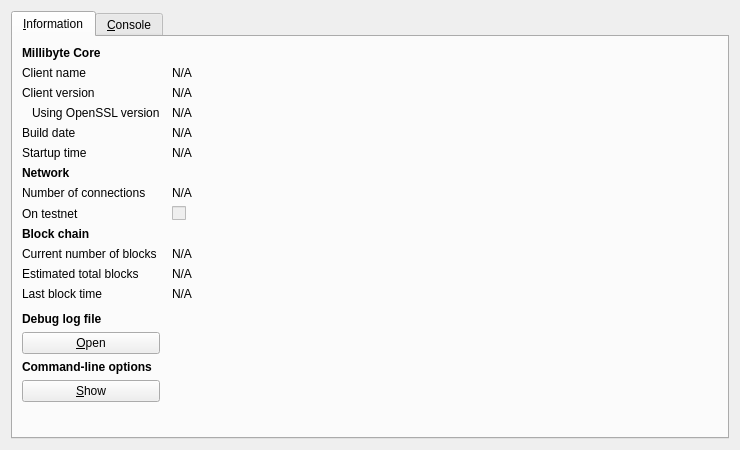
<?xml version="1.0" encoding="UTF-8"?>
<ui version="4.0">
 <class>RPCConsole</class>
 <widget class="QDialog" name="RPCConsole">
  <property name="geometry">
   <rect>
    <x>0</x>
    <y>0</y>
    <width>740</width>
    <height>450</height>
   </rect>
  </property>
  <property name="windowTitle">
   <string>Millibyte - Debug window</string>
  </property>
  <layout class="QVBoxLayout" name="verticalLayout_2">
   <item>
    <widget class="QTabWidget" name="tabWidget">
     <property name="currentIndex">
      <number>0</number>
     </property>
     <widget class="QWidget" name="tab_info">
      <attribute name="title">
       <string>&amp;Information</string>
      </attribute>
      <layout class="QGridLayout" name="gridLayout" columnstretch="0,1">
       <property name="horizontalSpacing">
        <number>12</number>
       </property>
       <item row="0" column="0">
        <widget class="QLabel" name="label_9">
         <property name="font">
          <font>
           <weight>75</weight>
           <bold>true</bold>
          </font>
         </property>
         <property name="text">
          <string>Millibyte Core</string>
         </property>
        </widget>
       </item>
       <item row="1" column="0">
        <widget class="QLabel" name="label_5">
         <property name="text">
          <string>Client name</string>
         </property>
        </widget>
       </item>
       <item row="1" column="1">
        <widget class="QLabel" name="clientName">
         <property name="cursor">
          <cursorShape>IBeamCursor</cursorShape>
         </property>
         <property name="text">
          <string>N/A</string>
         </property>
         <property name="textFormat">
          <enum>Qt::PlainText</enum>
         </property>
         <property name="textInteractionFlags">
          <set>Qt::LinksAccessibleByMouse|Qt::TextSelectableByKeyboard|Qt::TextSelectableByMouse</set>
         </property>
        </widget>
       </item>
       <item row="2" column="0">
        <widget class="QLabel" name="label_6">
         <property name="text">
          <string>Client version</string>
         </property>
        </widget>
       </item>
       <item row="2" column="1">
        <widget class="QLabel" name="clientVersion">
         <property name="cursor">
          <cursorShape>IBeamCursor</cursorShape>
         </property>
         <property name="text">
          <string>N/A</string>
         </property>
         <property name="textFormat">
          <enum>Qt::PlainText</enum>
         </property>
         <property name="textInteractionFlags">
          <set>Qt::LinksAccessibleByMouse|Qt::TextSelectableByKeyboard|Qt::TextSelectableByMouse</set>
         </property>
        </widget>
       </item>
       <item row="3" column="0">
        <widget class="QLabel" name="label_14">
         <property name="text">
          <string>Using OpenSSL version</string>
         </property>
         <property name="indent">
          <number>10</number>
         </property>
        </widget>
       </item>
       <item row="3" column="1">
        <widget class="QLabel" name="openSSLVersion">
         <property name="cursor">
          <cursorShape>IBeamCursor</cursorShape>
         </property>
         <property name="text">
          <string>N/A</string>
         </property>
         <property name="textFormat">
          <enum>Qt::PlainText</enum>
         </property>
         <property name="textInteractionFlags">
          <set>Qt::LinksAccessibleByMouse|Qt::TextSelectableByKeyboard|Qt::TextSelectableByMouse</set>
         </property>
        </widget>
       </item>
       <item row="4" column="0">
        <widget class="QLabel" name="label_12">
         <property name="text">
          <string>Build date</string>
         </property>
        </widget>
       </item>
       <item row="4" column="1">
        <widget class="QLabel" name="buildDate">
         <property name="cursor">
          <cursorShape>IBeamCursor</cursorShape>
         </property>
         <property name="text">
          <string>N/A</string>
         </property>
         <property name="textFormat">
          <enum>Qt::PlainText</enum>
         </property>
         <property name="textInteractionFlags">
          <set>Qt::LinksAccessibleByMouse|Qt::TextSelectableByKeyboard|Qt::TextSelectableByMouse</set>
         </property>
        </widget>
       </item>
       <item row="5" column="0">
        <widget class="QLabel" name="label_13">
         <property name="text">
          <string>Startup time</string>
         </property>
        </widget>
       </item>
       <item row="5" column="1">
        <widget class="QLabel" name="startupTime">
         <property name="cursor">
          <cursorShape>IBeamCursor</cursorShape>
         </property>
         <property name="text">
          <string>N/A</string>
         </property>
         <property name="textFormat">
          <enum>Qt::PlainText</enum>
         </property>
         <property name="textInteractionFlags">
          <set>Qt::LinksAccessibleByMouse|Qt::TextSelectableByKeyboard|Qt::TextSelectableByMouse</set>
         </property>
        </widget>
       </item>
       <item row="6" column="0">
        <widget class="QLabel" name="label_11">
         <property name="font">
          <font>
           <weight>75</weight>
           <bold>true</bold>
          </font>
         </property>
         <property name="text">
          <string>Network</string>
         </property>
        </widget>
       </item>
       <item row="7" column="0">
        <widget class="QLabel" name="label_7">
         <property name="text">
          <string>Number of connections</string>
         </property>
        </widget>
       </item>
       <item row="7" column="1">
        <widget class="QLabel" name="numberOfConnections">
         <property name="cursor">
          <cursorShape>IBeamCursor</cursorShape>
         </property>
         <property name="text">
          <string>N/A</string>
         </property>
         <property name="textFormat">
          <enum>Qt::PlainText</enum>
         </property>
         <property name="textInteractionFlags">
          <set>Qt::LinksAccessibleByMouse|Qt::TextSelectableByKeyboard|Qt::TextSelectableByMouse</set>
         </property>
        </widget>
       </item>
       <item row="8" column="0">
        <widget class="QLabel" name="label_8">
         <property name="text">
          <string>On testnet</string>
         </property>
        </widget>
       </item>
       <item row="8" column="1">
        <widget class="QCheckBox" name="isTestNet">
         <property name="enabled">
          <bool>false</bool>
         </property>
         <property name="text">
          <string/>
         </property>
        </widget>
       </item>
       <item row="9" column="0">
        <widget class="QLabel" name="label_10">
         <property name="font">
          <font>
           <weight>75</weight>
           <bold>true</bold>
          </font>
         </property>
         <property name="text">
          <string>Block chain</string>
         </property>
        </widget>
       </item>
       <item row="10" column="0">
        <widget class="QLabel" name="label_3">
         <property name="text">
          <string>Current number of blocks</string>
         </property>
        </widget>
       </item>
       <item row="10" column="1">
        <widget class="QLabel" name="numberOfBlocks">
         <property name="cursor">
          <cursorShape>IBeamCursor</cursorShape>
         </property>
         <property name="text">
          <string>N/A</string>
         </property>
         <property name="textFormat">
          <enum>Qt::PlainText</enum>
         </property>
         <property name="textInteractionFlags">
          <set>Qt::LinksAccessibleByMouse|Qt::TextSelectableByKeyboard|Qt::TextSelectableByMouse</set>
         </property>
        </widget>
       </item>
       <item row="11" column="0">
        <widget class="QLabel" name="label_4">
         <property name="text">
          <string>Estimated total blocks</string>
         </property>
        </widget>
       </item>
       <item row="11" column="1">
        <widget class="QLabel" name="totalBlocks">
         <property name="cursor">
          <cursorShape>IBeamCursor</cursorShape>
         </property>
         <property name="text">
          <string>N/A</string>
         </property>
         <property name="textFormat">
          <enum>Qt::PlainText</enum>
         </property>
         <property name="textInteractionFlags">
          <set>Qt::LinksAccessibleByMouse|Qt::TextSelectableByKeyboard|Qt::TextSelectableByMouse</set>
         </property>
        </widget>
       </item>
       <item row="12" column="0">
        <widget class="QLabel" name="label_2">
         <property name="text">
          <string>Last block time</string>
         </property>
        </widget>
       </item>
       <item row="12" column="1">
        <widget class="QLabel" name="lastBlockTime">
         <property name="cursor">
          <cursorShape>IBeamCursor</cursorShape>
         </property>
         <property name="text">
          <string>N/A</string>
         </property>
         <property name="textFormat">
          <enum>Qt::PlainText</enum>
         </property>
         <property name="textInteractionFlags">
          <set>Qt::LinksAccessibleByMouse|Qt::TextSelectableByKeyboard|Qt::TextSelectableByMouse</set>
         </property>
        </widget>
       </item>
       <item row="13" column="0">
        <spacer name="verticalSpacer_2">
         <property name="orientation">
          <enum>Qt::Vertical</enum>
         </property>
         <property name="sizeHint" stdset="0">
          <size>
           <width>20</width>
           <height>20</height>
          </size>
         </property>
        </spacer>
       </item>
       <item row="14" column="0">
        <widget class="QLabel" name="labelDebugLogfile">
         <property name="font">
          <font>
           <weight>75</weight>
           <bold>true</bold>
          </font>
         </property>
         <property name="text">
          <string>Debug log file</string>
         </property>
        </widget>
       </item>
       <item row="15" column="0">
        <widget class="QPushButton" name="openDebugLogfileButton">
         <property name="toolTip">
          <string>Open the Millibyte debug log file from the current data directory. This can take a few seconds for large log files.</string>
         </property>
         <property name="text">
          <string>&amp;Open</string>
         </property>
         <property name="autoDefault">
          <bool>false</bool>
         </property>
        </widget>
       </item>
       <item row="16" column="0">
        <widget class="QLabel" name="labelCLOptions">
         <property name="font">
          <font>
           <weight>75</weight>
           <bold>true</bold>
          </font>
         </property>
         <property name="text">
          <string>Command-line options</string>
         </property>
        </widget>
       </item>
       <item row="17" column="0">
        <widget class="QPushButton" name="showCLOptionsButton">
         <property name="toolTip">
          <string>Show the Millibyte-Qt help message to get a list with possible Millibyte command-line options.</string>
         </property>
         <property name="text">
          <string>&amp;Show</string>
         </property>
         <property name="autoDefault">
          <bool>false</bool>
         </property>
        </widget>
       </item>
       <item row="18" column="0">
        <spacer name="verticalSpacer">
         <property name="orientation">
          <enum>Qt::Vertical</enum>
         </property>
         <property name="sizeHint" stdset="0">
          <size>
           <width>20</width>
           <height>40</height>
          </size>
         </property>
        </spacer>
       </item>
      </layout>
     </widget>
     <widget class="QWidget" name="tab_console">
      <attribute name="title">
       <string>&amp;Console</string>
      </attribute>
      <layout class="QVBoxLayout" name="verticalLayout_3">
       <property name="spacing">
        <number>3</number>
       </property>
       <item>
        <widget class="QTextEdit" name="messagesWidget">
         <property name="minimumSize">
          <size>
           <width>0</width>
           <height>100</height>
          </size>
         </property>
         <property name="readOnly">
          <bool>true</bool>
         </property>
         <property name="tabKeyNavigation" stdset="0">
          <bool>false</bool>
         </property>
         <property name="columnCount" stdset="0">
          <number>2</number>
         </property>
        </widget>
       </item>
       <item>
        <layout class="QHBoxLayout" name="horizontalLayout">
         <property name="spacing">
          <number>3</number>
         </property>
         <item>
          <widget class="QLabel" name="label">
           <property name="text">
            <string notr="true">&gt;</string>
           </property>
          </widget>
         </item>
         <item>
          <widget class="QLineEdit" name="lineEdit"/>
         </item>
         <item>
          <widget class="QPushButton" name="clearButton">
           <property name="maximumSize">
            <size>
             <width>24</width>
             <height>24</height>
            </size>
           </property>
           <property name="toolTip">
            <string>Clear console</string>
           </property>
           <property name="text">
            <string/>
           </property>
           <property name="icon">
            <iconset resource="../bitcoin.qrc">
             <normaloff>:/icons/remove</normaloff>:/icons/remove</iconset>
           </property>
           <property name="shortcut">
            <string notr="true">Ctrl+L</string>
           </property>
           <property name="autoDefault">
            <bool>false</bool>
           </property>
          </widget>
         </item>
        </layout>
       </item>
      </layout>
     </widget>
    </widget>
   </item>
  </layout>
 </widget>
 <resources>
  <include location="../bitcoin.qrc"/>
 </resources>
 <connections/>
</ui>
